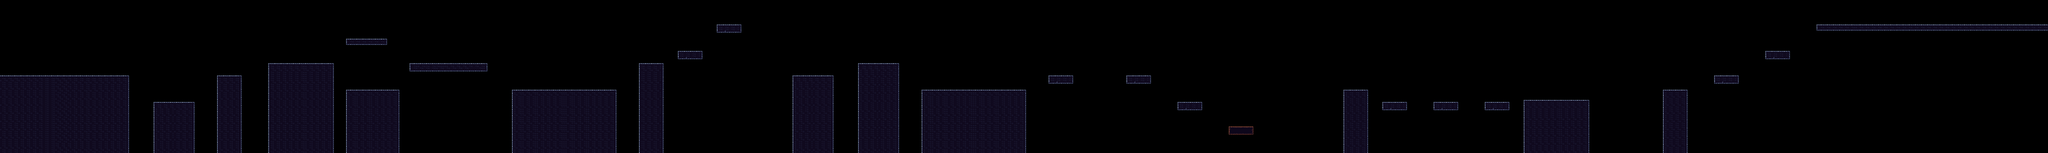

Rendered tile map (Tiled .tmx) drawn with the repository's tilesets; below, a short description and the map source with its tile grids summarised:
An orthogonal 1000x75 tile map with 8x8 px tiles, 1 tile layer (Tile Layer 1).

<map version="1.10" tiledversion="1.11.2" orientation="orthogonal" renderorder="right-down" width="1000" height="75" tilewidth="8" tileheight="8" infinite="0" nextlayerid="2" nextobjectid="1">
 <tileset firstgid="1" source="tiles.tsx" />
 <layer id="1" name="Tile Layer 1" width="1000" height="75">
  <data>[75000 cells, 13549 non-empty, 39 distinct tile ids]</data>
 </layer>
</map>
